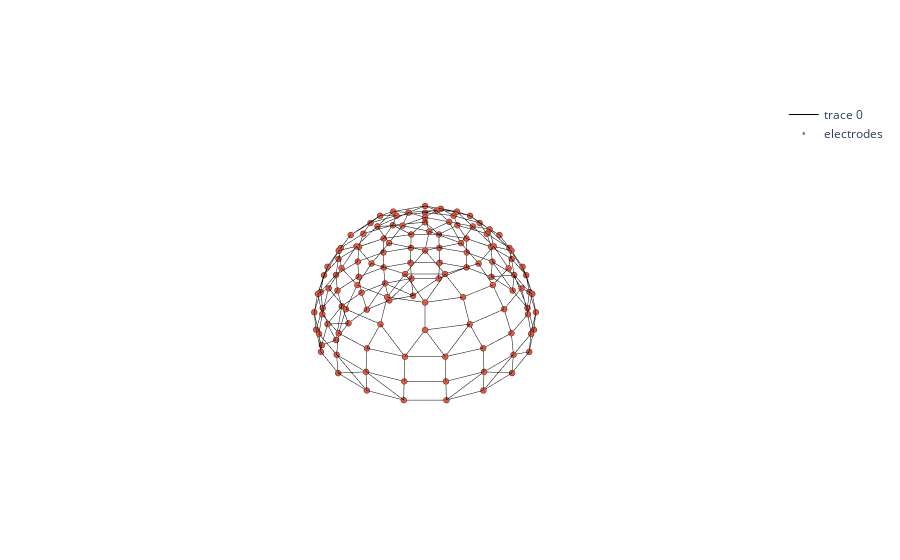

The notebook cell saved with this chart:
### Code cell
import plotly.graph_objs as go

trace1 = go.Scatter3d(
    x=Xe, y=Ye, z=Ze,
    mode='lines',
    line=dict(color='rgb(0,0,0)', width=1),
    hoverinfo='none',
)

trace2 = go.Scatter3d(
    x=Xn, y=Yn, z=Zn,
    mode = 'markers',
    name = 'electrodes',
    marker = dict(
        symbol='circle',
        size=2,
        line=dict(color='rgb(50,50,50)',width=0.5),
    ),
    text=labels,
    hoverinfo='text',
)

axis=dict(
    showbackground=False,
    showline=False,
    showgrid=False,
    showticklabels=False,
    title='',
)

layout = go.Layout(
    scene = dict(
        xaxis=dict(axis),
        yaxis=dict(axis),
        zaxis=dict(axis),
    )
)

data = [trace1, trace2]
fig = go.Figure(data=data, layout=layout)
fig.show()

### Figure 1 — Plotly figure (JSON) as saved in the notebook; plotly's stock layout.template omitted (floating-point values rounded to 4 significant figures; data arrays with more than 128 entries replaced by an {"elided": "..."} marker saying what was removed)
{"data": [{"hoverinfo": "none", "line": {"color": "rgb(0,0,0)", "width": 1}, "mode": "lines", "type": "scatter3d", "x": {"elided": "837 int values"}, "y": {"elided": "837 int values"}, "z": {"elided": "837 int values"}}, {"hoverinfo": "text", "marker": {"line": {"color": "rgb(50,50,50)", "width": 0.5}, "size": 2, "symbol": "circle"}, "mode": "markers", "name": "electrodes", "text": ["A1", "A2", "A3", "A4", "A5", "A6", "A7", "A8", "A9", "A10", "A11", "A12", "A13", "A14", "A15", "A16", "A17", "A18", "A19", "A20", "A21", "A22", "A23", "A24", "A25", "A26", "A27", "A28", "A29", "A30", "A31", "A32", "B1", "B2", "B3", "B4", "B5", "B6", "B7", "B8", "B9", "B10", "B11", "B12", "B13", "B14", "B15", "B16", "B17", "B18", "B19", "B20", "B21", "B22", "B23", "B24", "B25", "B26", "B27", "B28", "B29", "B30", "B31", "B32", "C1", "C2", "C3", "C4", "C5", "C6", "C7", "C8", "C9", "C10", "C11", "C12", "C13", "C14", "C15", "C16", "C17", "C18", "C19", "C20", "C21", "C22", "C23", "C24", "C25", "C26", "C27", "C28", "C29", "C30", "C31", "C32", "D1", "D2", "D3", "D4", "D5", "D6", "D7", "D8", "D9", "D10", "D11", "D12", "D13", "D14", "D15", "D16", "D17", "D18", "D19", "D20", "D21", "D22", "D23", "D24", "D25", "D26", "D27", "D28", "D29", "D30", "D31", "D32"], "type": "scatter3d", "x": [0, 0, 0, 0, -24, -45, -52, -48, -51, -51, -50, -47, -25, -26, -27, -27, -25, -28, 0, 0, 0, 0, 0, 0, 0, 25, 26, 27, 27, 25, 28, 24, 17, 24, 45, 52, 48, 51, 51, 50, 47, 69, 71, 70, 66, 83, 82, 78, 68, 58, 43, 34, 50, 63, 74, 82, 86, 87, 83, 82, 78, 68, 58, 43, 10, 24, 45, 52, 66, 70, 71, 51, 51, 48, 25, 24, 28, 25, 27, 27, 0, 0, 0, 0, 0, 0, 0, -25, -24, -28, -25, -27, -27, -51, -51, -48, -10, -24, -45, -52, -66, -70, -71, -83, -82, -78, -68, -58, -43, -34, -17, -24, -43, -50, -63, -74, -82, -86, -87, -83, -82, -78, -68, -58, -66, -70, -71, -69], "y": [0, -17, -34, -50, -58, -45, -52, -66, -70, -71, -69, -64, -75, -81, -83, -82, -78, -68, -63, -74, -82, -86, -87, -85, -79, -75, -81, -83, -82, -78, -68, -58, -5, -24, -45, -52, -66, -70, -71, -69, -64, -50, -51, -51, -48, -27, -27, -25, -28, -24, -25, 0, 0, 0, 0, 0, 0, 0, 27, 27, 25, 28, 24, 25, 14, 24, 45, 52, 48, 51, 51, 71, 70, 66, 43, 58, 68, 78, 82, 83, 87, 86, 82, 74, 63, 50, 34, 43, 58, 68, 78, 82, 83, 71, 70, 66, 14, 24, 45, 52, 48, 51, 51, 27, 27, 25, 28, 24, 25, 0, -5, -24, -25, 0, 0, 0, 0, 0, 0, -27, -27, -25, -28, -24, -48, -51, -51, -50], "z": [88, 86, 81, 72, 61, 61, 47, 31, 14, -3, -20, -37, -37, -20, -3, 14, 31, 47, 61, 47, 31, 14, -3, -20, -37, -37, -20, -3, 14, 31, 47, 61, 86, 81, 61, 47, 31, 14, -3, -20, -37, -20, -3, 14, 31, -3, 14, 31, 47, 61, 72, 81, 72, 61, 47, 31, 14, -3, -3, 14, 31, 47, 61, 72, 86, 81, 61, 47, 31, 14, -3, -3, 14, 31, 72, 61, 47, 31, 14, -3, -3, 14, 31, 47, 61, 72, 81, 72, 61, 47, 31, 14, -3, -3, 14, 31, 86, 81, 61, 47, 31, 14, -3, -3, 14, 31, 47, 61, 72, 81, 86, 81, 72, 72, 61, 47, 31, 14, -3, -3, 14, 31, 47, 61, 31, 14, -3, -20]}], "layout": {"scene": {"xaxis": {"showbackground": false, "showgrid": false, "showline": false, "showticklabels": false, "title": {"text": ""}}, "yaxis": {"showbackground": false, "showgrid": false, "showline": false, "showticklabels": false, "title": {"text": ""}}, "zaxis": {"showbackground": false, "showgrid": false, "showline": false, "showticklabels": false, "title": {"text": ""}}}}}
